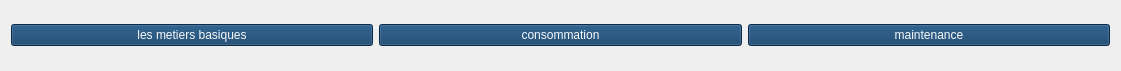
     <widget class="QWidget" name="horizontalLayoutWidget_6">
      <property name="geometry">
       <rect>
        <x>10</x>
        <y>50</y>
        <width>1121</width>
        <height>71</height>
       </rect>
      </property>
      <layout class="QHBoxLayout" name="horizontalLayout_6">
       <item>
        <widget class="QPushButton" name="on_pushButton_4">
         <property name="styleSheet">
          <string notr="true">color: rgb(248, 249, 250);
font: italic 9pt &quot;Segoe UI&quot;;
background-color: rgb(13, 59, 102);</string>
         </property>
         <property name="text">
          <string>les metiers basiques</string>
         </property>
        </widget>
       </item>
       <item>
        <widget class="QPushButton" name="on_pushButton_5">
         <property name="styleSheet">
          <string notr="true">color: rgb(248, 249, 250);
font: italic 9pt &quot;Segoe UI&quot;;
background-color: rgb(13, 59, 102);</string>
         </property>
         <property name="text">
          <string>consommation</string>
         </property>
        </widget>
       </item>
       <item>
        <widget class="QPushButton" name="on_pushButton_6">
         <property name="styleSheet">
          <string notr="true">color: rgb(248, 249, 250);
font: italic 9pt &quot;Segoe UI&quot;;
background-color: rgb(13, 59, 102);</string>
         </property>
         <property name="text">
          <string>maintenance</string>
         </property>
        </widget>
       </item>
      </layout>
     </widget>
